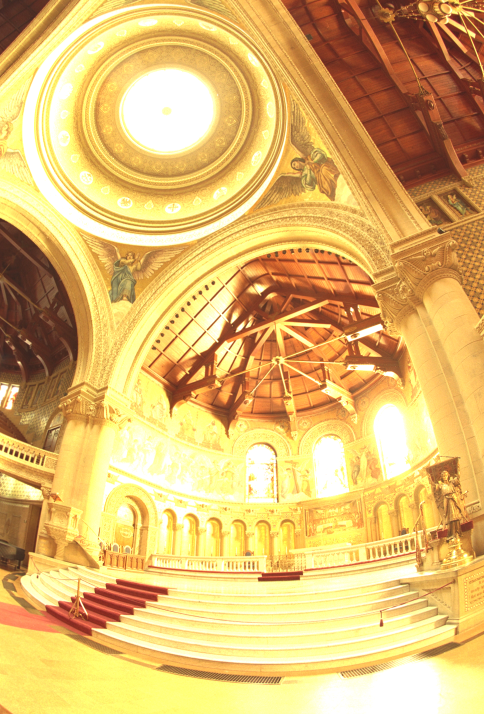
#> input picture Proj1_HDR/src_images/memorial00.png, 484 x 714 px; its folder holds only this picture in this run
$ python task2_01_average.py   (older library calls are emulated)
#> lines starting #> are read from the running program, lines starting #| are printed output that depends on the picture
import os
import numpy as np
import cv2

folder = './src_images'

# We get all the image files from the source folder
files = list([os.path.join(folder, f) for f in os.listdir(folder) if f[-3:] == 'png'])

# We compute the average by adding up the images
# Start from an explicitly set as floating point, in order to force the
# conversion of the 8-bit values from the images, which would otherwise overflow
average = cv2.imread(files[0]).astype(np.float)
for file in files[1:]:
    image = cv2.imread(file)
    # NumPy adds two images element wise, so pixel by pixel / channel by channel
    average += image

# Divide by count (again each pixel/channel is divided)
average /= len(files)

# Normalize the image, to spread the pixel intensities across 0..255
# This will brighten the image without losing information
output = cv2.normalize(average, None, 0, 255, cv2.NORM_MINMAX)
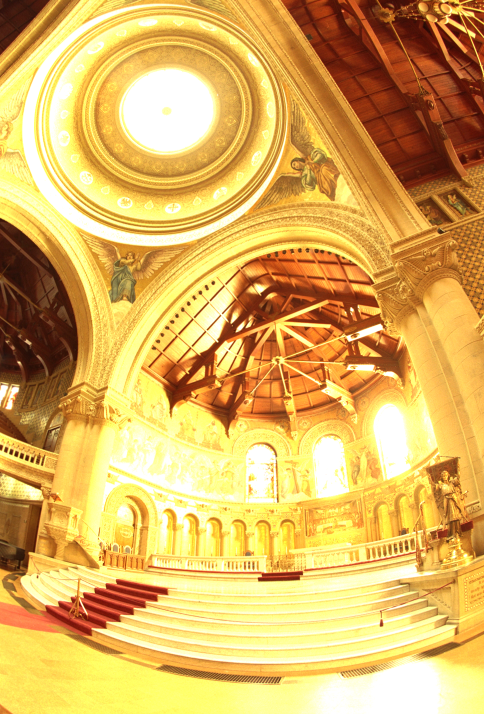
#> output: shape (714, 484, 3) float64; mean B, G, R 96.1, 179.7, 221.3

# Save the output
cv2.imwrite('average_output.png', output)
